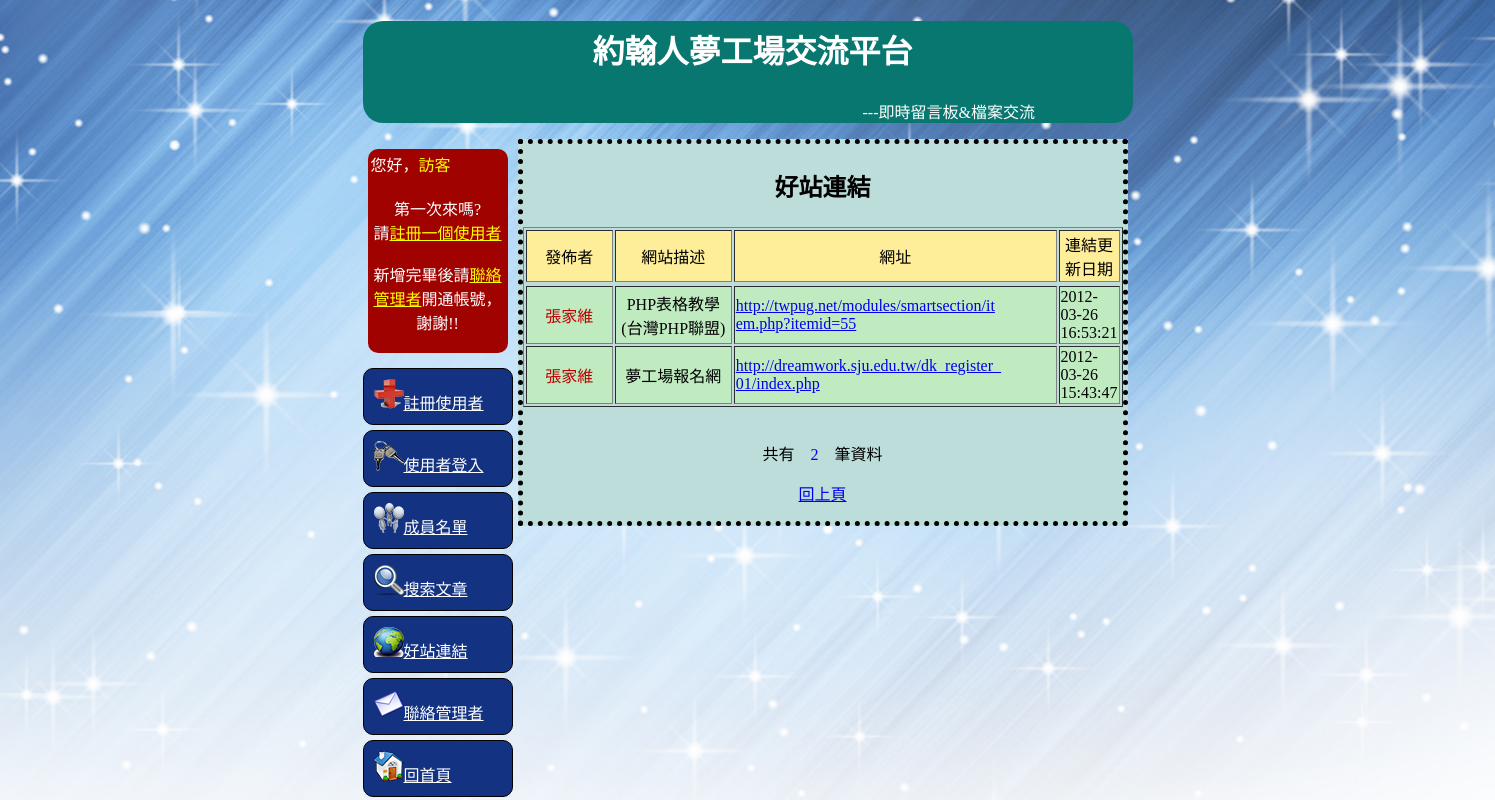
Page /indexSQL.php?aa=55 on the committed database.
### tables this page shows
CREATE TABLE IF NOT EXISTS `_webs` (
  `no` int(6) unsigned NOT NULL AUTO_INCREMENT,
  `id` varchar(20) NOT NULL,
  `_check` varchar(5) NOT NULL,
  `_explain` varchar(255) NOT NULL,
  `_url` varchar(255) NOT NULL,
  `date` timestamp NOT NULL DEFAULT CURRENT_TIMESTAMP,
  PRIMARY KEY (`no`)
);

### mainSQL.php (the view, shortened to what this page needs)
<?
function prefix(){
	print '<div id="prefix" style="border-radius:20px;">';
	print '<h1 align = "center"><a style="font-family:標楷體;">約翰人夢工場交流平台</a></h1>';
	print '<p style="position:relative; left:500px;"><span style="color:#FFF;">---即時留言板&檔案交流</span></p>';
	print '</div>';
}
function leftfix(){
	print '<div id = "leftfix">';
	print '<div class = "l0">';
	print "<table style='border-radius:10px; background:#a00200; color:#fff;' border = '0' width='140px'><tr><td>";
	print "您好，<span style = 'color:#FFFF00'>";
	print "訪客";
	print "</span></td></tr>";
	print "<tr><td align='center'><p>";
	print "第一次來嗎?<br/>請<a href='index.php?aa=1' style='color:#FF0;'>註冊一個使用者</a><br/><br/>";
	print "新增完畢後請<a href='index.php?aa=4' style='color:#FF0;'>聯絡管理者</a>開通帳號，謝謝!!";
	print "</p></tr></td>";
	print "</table>";
	print '</div>';
	print '
			<div class = "l1" style="border-radius:10px; border:solid 1px #000; background:#133281;"><img src = "images/plus.png"><a href = "index.php?aa=1" style="color:#FFF;">註冊使用者</a>
			</div>
			<div class = "l2" style="border-radius:10px; border:solid 1px #000; background:#133281;"><img src = "images/key-363-02.png"><a href = "index.php?aa=2" style="color:#FFF;">使用者登入</a>
			</div>
			<div class = "member" style="border-radius:10px; border:solid 1px #000; background:#133281;"><img src = "images/4-1112241229464a.png"><a href = "indexSQL.php?aa=66" style="color:#FFF;">成員名單</a>
			</div>
			<div class = "l3" style="border-radius:10px; border:solid 1px #000; background:#133281;"><img src = "images/Magnifier.png"><a href = "index.php?aa=3" style="color:#FFF;">搜索文章</a>
			</div>
			<div class = "webs" style="border-radius:10px; border:solid 1px #000; background:#133281;"><img src = "images/7777_111755043586_3.png"><a href = "indexSQL.php?aa=55" style="color:#FFF;">好站連結</a>
			</div>
			<div class = "call" style="border-radius:10px; border:solid 1px #000; background:#133281;"><img src = "images/ICONMAILEX.png"><a href = "index.php?aa=4" style="color:#FFF;">聯絡管理者</a>
			</div>
			<div class = "l4" style="border-radius:10px; border:solid 1px #000; background:#133281;"><img src = "images/house2.png"><a href = "index.php" style="color:#FFF;">回首頁</a>
			</div>
	</div>';
}
function rightfix(){
@$aa = $_GET['aa'];
if($aa == null){
	echo "<script language='javascript'>";
	echo "location.href='index.php';";
	echo "</script>";
}
else if($aa == 55){
	print "<div id = 'rightfix'><h2><p align = 'center'>好站連結</p></h2>";
	require ("config.php");
	$select = "select * from _webs order by no desc";
	$result = mysql_query($select,$link);
	$num = mysql_num_rows($result);
	print "<table width='100%' border='1' align='center'>";
	print "<tr align='center' class='bgFE9'><td width='15%'>發佈者</td><td width='20%'>網站描述</td><td width='55%'>網址</td><td width='10%'>連結更新日期</td><tr/>";
	while($row = mysql_fetch_array($result,MYSQL_BOTH)){
		list($no,$id,$_check,$_explain,$_url,$date) = $row;
		print "<tr style='background:#C0EBC1;'><td align='center'>";
		if($_check=='ad'){
			print "<span style='color:#B00'>";
		}else if($_check=='john'){
			print "<span style='color:#00F'>";
		}else if($_check=='maria'){
			print "<span style='color:#004100'>";
		}
		print $id."</span>";
		print "</td><td align='center'>".nl2br($_explain)."</td><td><a href='".$_url."' target='_blank'>".wordwrap($_url,40,"<br/>",1)."</a></td><td>".$date."</td></tr>";
	}
	print "</table><br/>";
	if($num == 0){
		print "<strong><p align='center'>目前尚無資料!!</p></strong>";
	}else{
		print "<p align='center'>共有　<span style = 'color:#00f'>".$num."</span>　筆資料</p>";
	}
	print "<p align='center'><a href='javascript:history.go(-1)'>回上頁</a></p>";
	print "</div>";
}
}
?>

### _css/Untitled-4.css (style rules this page uses)
body { background-image:url(../images/057_1600_websbook_com.jpg); background-repeat:no-repeat; background-attachment:fixed; background-position: center center; }
#MainFrame #prefix { width:770px; background:#077770; }
#MainFrame #prefix h1 { padding:5px; width:770px; color:#FFF; }
#MainFrame #leftfix { margin:auto; text-align:left; float:left; width:150px; height:400px; }
#MainFrame #rightfix { border:5px dotted #000; margin-left:5px; background:#BDDDDB; float:left; width:600px; height:auto; }
#MainFrame #leftfix div { margin-bottom:5px; padding:10px; cursor:pointer; }
#MainFrame #prefix h1 { cursor:pointer; }
#MainFrame #leftfix .l0 { cursor:auto; padding-top:10px; padding-bottom:10px; padding-left:5px; }
.bgFE9 { background-color:#FE9; }

### rows in the picture
_webs: id "張家維", _explain "PHP表格教學 (台灣PHP聯盟)", _url "http://twpug.net/modules/smartsection/it em.php?itemid=55", date "2012-03-26 16:53:21"
_webs: id "張家維", _explain "夢工場報名網", _url "http://dreamwork.sju.edu.tw/dk_register_ 01/index.php", date "2012-03-26 15:43:47"

### other values in the picture
$num "2"
